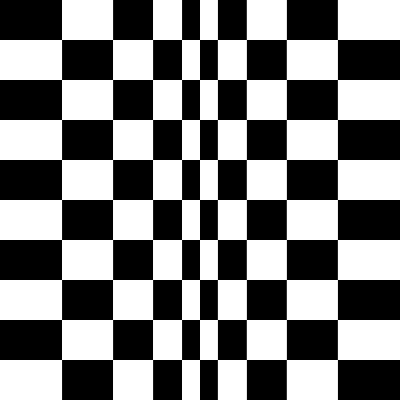
Frame 1 (no input)
Frame 60 (the mouse pressed at the canvas centre just before this capture): identical to frame 1, image omitted
Frame 120 (the mouse held since frame 60 and released just before this capture): identical to frame 1, image omitted

The Processing sketch that drew this single still picture (run headless with seeded random() and noise(); from frame 60 on, the mouse is pressed at the canvas centre):

// Processing sketch: bridget_riley
// ── bridget_riley.pde
void setup() {
  size(400, 400);
  noStroke();
}

void draw() {
  background(255);
  
  int rows = 10;
  int cols = 10;
  float cellHeight = height / float(rows);
  
  float center = (cols - 1) / 2.0;
  
  // First: pre-calculate raw column widths
  float[] rawWidths = new float[cols];
  float totalRawWidth = 0;
  
  for (int col = 0; col < cols; col++) {
    float distance;
    if (col < center) {
      distance = center - col;
    } else {
      distance = col - center;
    }
    
    // Shrinking: center columns smaller
    float scaleFactor = 0.2 + (distance / center) * 0.8;
    rawWidths[col] = scaleFactor;
    totalRawWidth += scaleFactor;
  }
  
  // Now: compute final scaled widths so total = canvas width
  float[] finalWidths = new float[cols];
  for (int col = 0; col < cols; col++) {
    finalWidths[col] = (rawWidths[col] / totalRawWidth) * width;
  }
  
  // Now draw columns
  float xPos = 0;
  for (int col = 0; col < cols; col++) {
    float colWidth = finalWidths[col];
    
    for (int row = 0; row < rows; row++) {
      if ((row + col) % 2 == 0) {
        fill(0);
      } else {
        fill(255);
      }
      rect(xPos, row * cellHeight, colWidth, cellHeight);
    }
    
    xPos += colWidth;
  }
}
